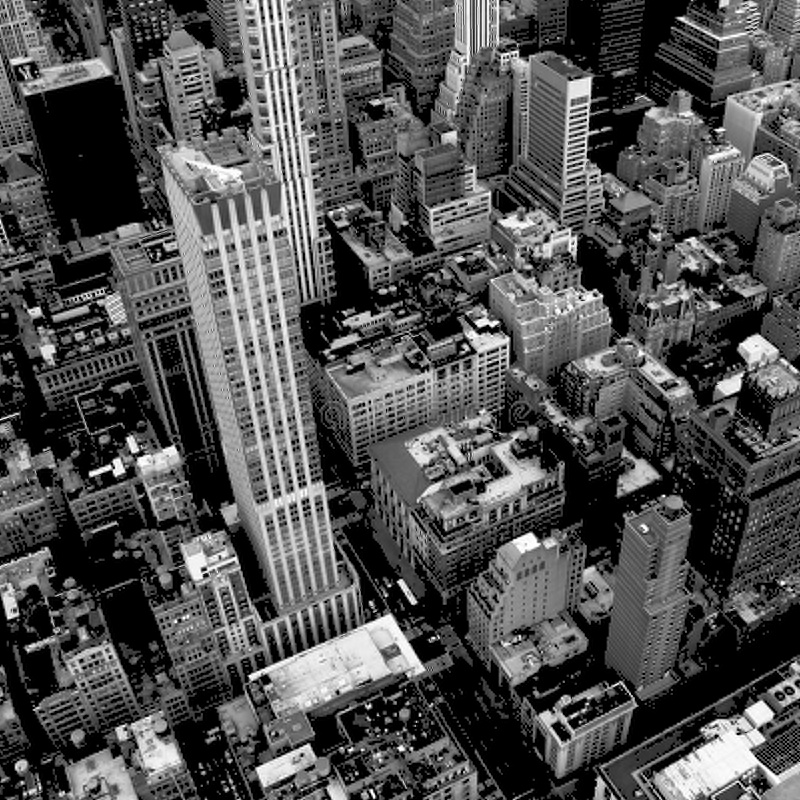
#> input picture second_term/openedu_cv/hw5/test_db4.jpg, 800 x 800 px, given in place of village.jpg, which was not available; the run also reads 1 picture not shown here
$ jupyter execute --allow-errors Wavelets_second_part.ipynb   (shell and % lines are left out)   (text cells are left out)
#> lines starting #> are read from the running program, lines starting #| are printed output that depends on the picture; after the words box and inside, x2 and y2 are one past the last pixel; in counts of white or black regions, pixels touching at a corner belong together; pictures that were not available may be replaced by others from this repository, and a replacement may not be noted
[cell 1]
import cv2
from matplotlib import pyplot as plt
import matplotlib.image as mpimg
import matplotlib as mpl
#mpl.rcParams['figure.dpi'] = 300
import pywt
import pywt.data
import numpy as np
from math import sqrt
from PIL import Image, ImageChops, ImageOps
import pickle

[cell 2]
img = cv2.imread('village.jpg')
#> img is the input picture: shape (800, 800, 3); min 0, max 255, mean 81
image = cv2.cvtColor(img, cv2.COLOR_BGR2GRAY)
plt.imshow(image,cmap='gray');

[cell 3]
wavelet = 'haar'
c = pywt.dwt2(image,wavelet)
cA, (cH, cV, cD)= c
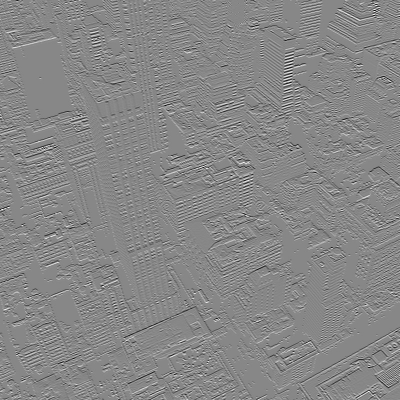
#> cH: shape (400, 400) float64; min -187, max 165.5, mean 0.3; drawn with min black and max white
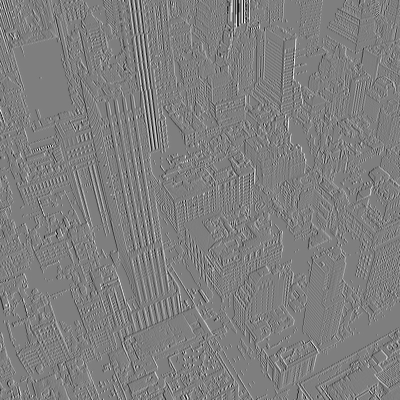
#> cV: shape (400, 400) float64; min -165, max 167, mean 0.3; drawn with min black and max white
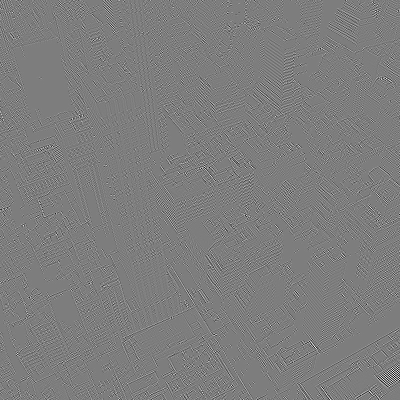
#> cD: shape (400, 400) float64; min -97, max 99.5, mean -0.1; drawn with min black and max white

[cell 4]
titles = ['cA', 'cH', 'cV', 'cD']
fig = plt.figure(figsize=(12, 3))
for i, a in enumerate([cA, cH, cV, cD]):
  ax = fig.add_subplot(1, 4, i + 1)
  ax.imshow(a, interpolation="nearest", cmap = 'gray')
  ax.set_title(titles[i], fontsize=20)
#> this loop made 4 passes
fig.tight_layout()
plt.show()

[cell 5]
c1 = pywt.dwt2(cA,wavelet)
cA1, (cH1, cV1, cD1) = c1
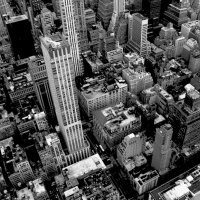
#> cA1: shape (200, 200) float64; min 0, max 1013, mean 324; drawn with min black and max white
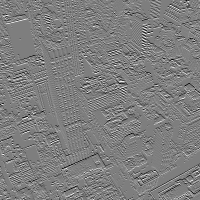
#> cH1: shape (200, 200) float64; min -276.8, max 279.5, mean -0.1; drawn with min black and max white
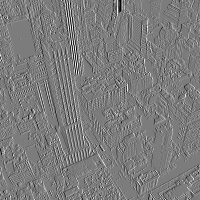
#> cV1: shape (200, 200) float64; min -290, max 303.8, mean -0.2; drawn with min black and max white
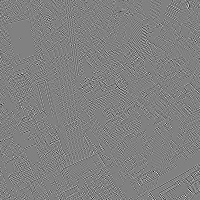
#> cD1: shape (200, 200) float64; min -148.5, max 144.8, mean 0; drawn with min black and max white
titles = ['cA1', 'cH1', 'cV1', 'cD1']
fig = plt.figure(figsize=(12, 3))
for i, a in enumerate([cA1, cH1, cV1, cD1]):
  ax = fig.add_subplot(1, 4, i + 1)
  ax.imshow(a, interpolation="nearest", cmap = 'gray')
  ax.set_title(titles[i], fontsize=20)
fig.tight_layout()
plt.show()

[cell 6]
cA1[0, 36:45]
#> Out = [191.5, 574.3, 294.3, 325, 281.5, 77.75, 5.25, 1.25, 0.75]

[cell 7]
print('Количество нулей в наборе cA1 =',cA1.shape[0]*cA1.shape[1] - np.count_nonzero(cA1))
#| Количество нулей в наборе cA1 = 2077

[cell 8]
threshold = 40
h1 = cA1.shape[0]
#> h1 = 200
for i in range(h1):
      c1[0][i][np.abs(c1[0][i])<threshold] = 0.0 # для cA1

[cell 9]
cA1.shape[0]*cA1.shape[1] - np.count_nonzero(c1[0])
#> Out = 6623

[cell 10]
# Меняю cA1 на обнуленный cA1
cA1, (cH1, cV1, cD1) = c1
#> cA1: shape (200, 200) float64; 11.36% of pixels changed, all inside (x1, y1, x2, y2) = (0, 0, 200, 200)
titles = ['cA1', 'cH1', 'cV1', 'cD1']
fig = plt.figure(figsize=(12, 3))
for i, a in enumerate([cA1, cH1, cV1, cD1]):
  ax = fig.add_subplot(1, 4, i + 1)
  ax.imshow(a, interpolation="nearest", cmap = 'gray')
  ax.set_title(titles[i], fontsize=20)
fig.tight_layout()
plt.show()

#> (a cell that did not finish here is left out)

[cell 12]
cv2.imwrite('result.jpg', cA1)
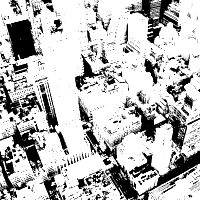
#> saved as result.jpg: shape (200, 200); min 0, max 255, mean 187.5
#> Out = True

[cell 13]
res = cv2.imread('result.jpg')
#> res: shape (200, 200, 3); min 0, max 255, mean 187.2
plt.imshow(res,cmap='gray');

[cell 14]
img = cv2.imread('vil_1.jpeg')
#> (the rest of this cell did not finish here and is left out)

[cell 15]
img = cv2.imread('vil_2.jpeg')
#> (the rest of this cell did not finish here and is left out)

[cell 16]
img = cv2.imread('vil_3.jpeg')
#> (the rest of this cell did not finish here and is left out)

[cell 17]
img = cv2.imread('vil_4.jpeg')
#> (the rest of this cell did not finish here and is left out)

[cell 18]
img = cv2.imread('vil_5.jpeg')
#> (the rest of this cell did not finish here and is left out)

[cell 19]
img1 = cv2.imread('c1_264_architecture-995613_1280.jpg')
img2 = cv2.imread('c1_965_architecture-995613_1280.jpg')
#> (the rest of this cell did not finish here and is left out)

[cell 20]
threshold = 10
h1 = cA.shape[0] # у нас все наборы имеют вид квадратной матрицы
#> h1 = 400
for i in range(h1):
      c[0][i][np.abs(c[0][i])<threshold] = 0.0 # для cA
      for j in range(len(c[1])):
         c[1][j][i][np.abs(c[1][j][i])<threshold] = 0.0  # для cH,cV,cD
print('Количество нулей =',(sum(sum(sum(c[1][m][n] == 0) for n in range(h1)) for m in range(len(c[1])))) + sum(sum(c[0][m] == 0) for m in range(h1)))
#| Количество нулей = 305288

#> (a cell that did not finish here is left out)

[cell 22]
threshold = 100
h1 = cA.shape[0] # у нас все наборы имеют вид квадратной матрицы
for i in range(h1):
      c[0][i][np.abs(c[0][i])<threshold] = 0.0 # для cA
      for j in range(len(c[1])):
         c[1][j][i][np.abs(c[1][j][i])<threshold] = 0.0  # для cH,cV,cD
print('Количество нулей =',(sum(sum(sum(c[1][m][n] == 0) for n in range(h1)) for m in range(len(c[1])))) + sum(sum(c[0][m] == 0) for m in range(h1)))
#| Количество нулей = 534293
#> (the rest of this cell did not finish here and is left out)

[cell 23]
print('Среднее значение пикселя для исходного =',image.mean())
#| Среднее значение пикселя для исходного = 81.0029
#> (the rest of this cell did not finish here and is left out)

#> (a cell that did not finish here is left out)

[cell 25]
wavelet = 'db4'
c_new = pywt.dwt2(image,wavelet)
cA_new, (cH_new, cV_new, cD_new)= c_new
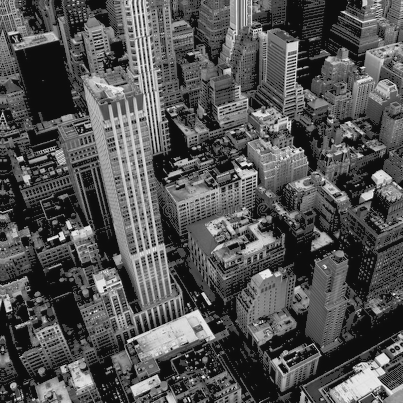
#> cA_new: shape (403, 403) float64; min -31.61, max 556.9, mean 161.9; drawn with min black and max white
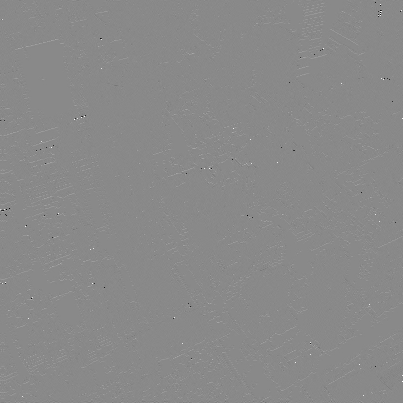
#> cH_new: shape (403, 403) float64; min -155, max 132.7, mean 0.3; drawn with min black and max white
print('Количество нулей до квантования (DB4) =',(sum(sum(sum(c_new[1][m][n] == 0) for n in range(h1)) for m in range(len(c_new[1])))) + sum(sum(c_new[0][m] == 0) for m in range(h1)))
#| Количество нулей до квантования (DB4) = 17504
threshold = 100
h1 = cA_new.shape[0] # у нас все наборы имеют вид квадратной матрицы
#> h1 = 403
for i in range(h1):
      c_new[0][i][np.abs(c_new[0][i])<threshold] = 0.0 # для cA
      for j in range(len(c_new[1])):
         c_new[1][j][i][np.abs(c_new[1][j][i])<threshold] = 0.0  # для cH,cV,cD
print('Количество нулей после квантования (DB4) =',(sum(sum(sum(c_new[1][m][n] == 0) for n in range(h1)) for m in range(len(c_new[1])))) + sum(sum(c_new[0][m] == 0) for m in range(h1)))
#| Количество нулей после квантования (DB4) = 536631
#> (the rest of this cell did not finish here and is left out)
